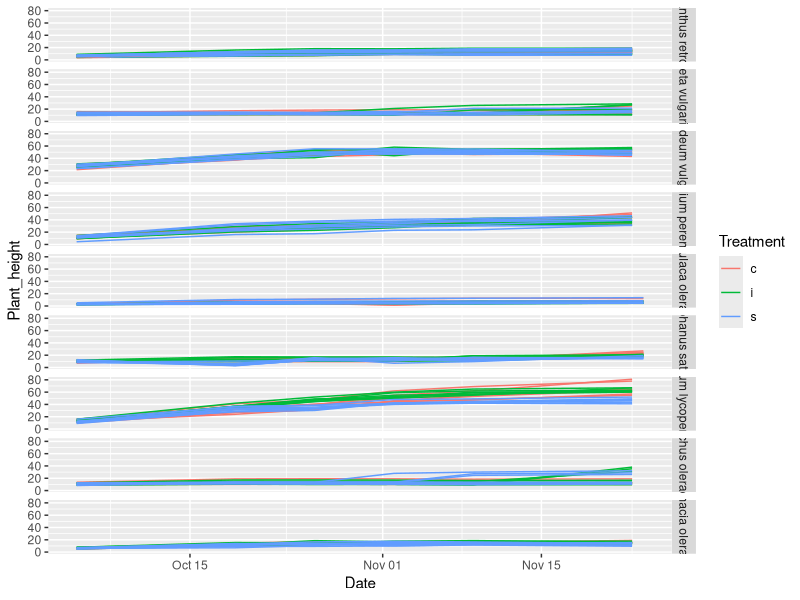
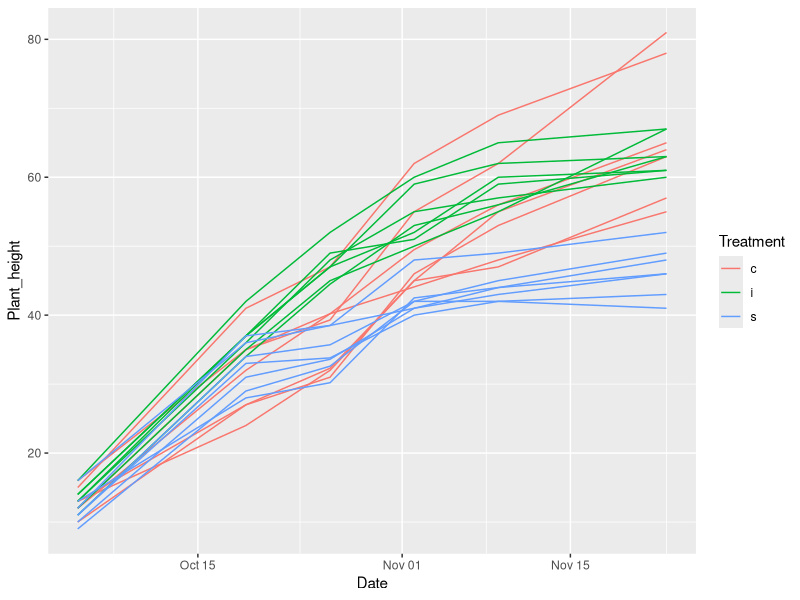
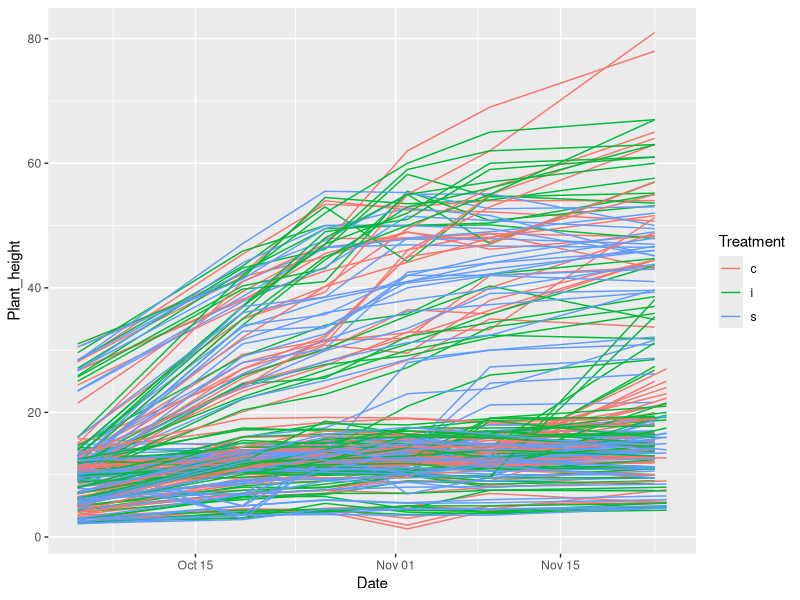
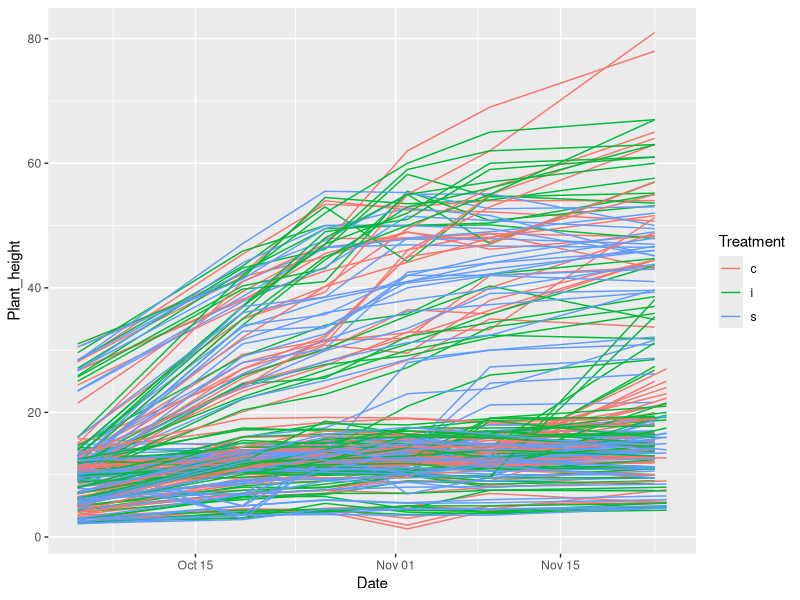
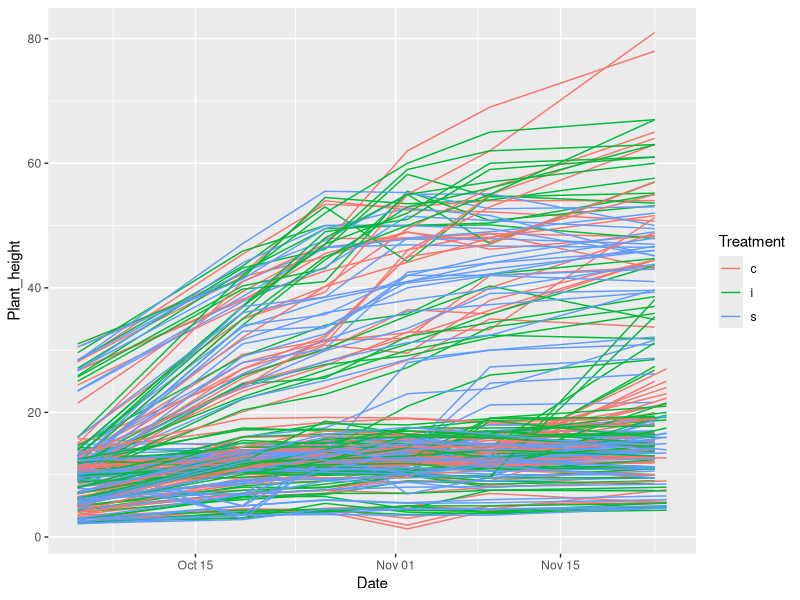
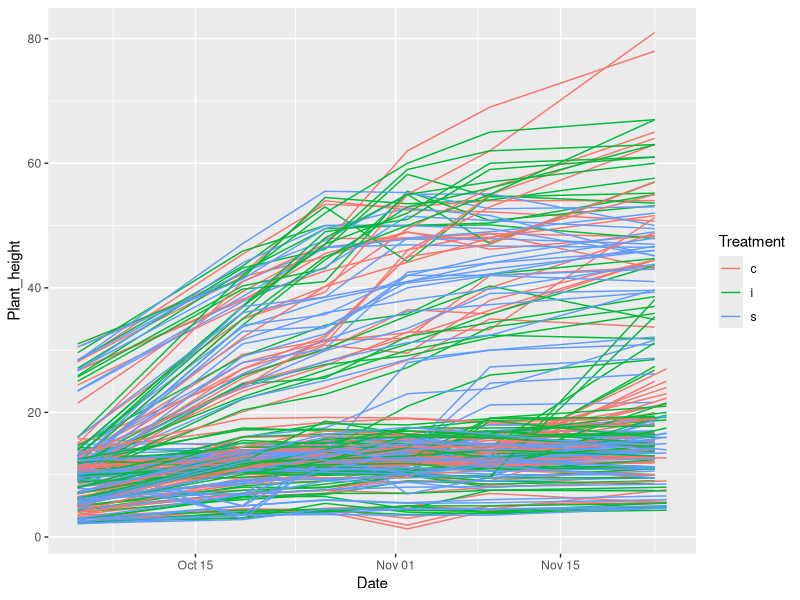
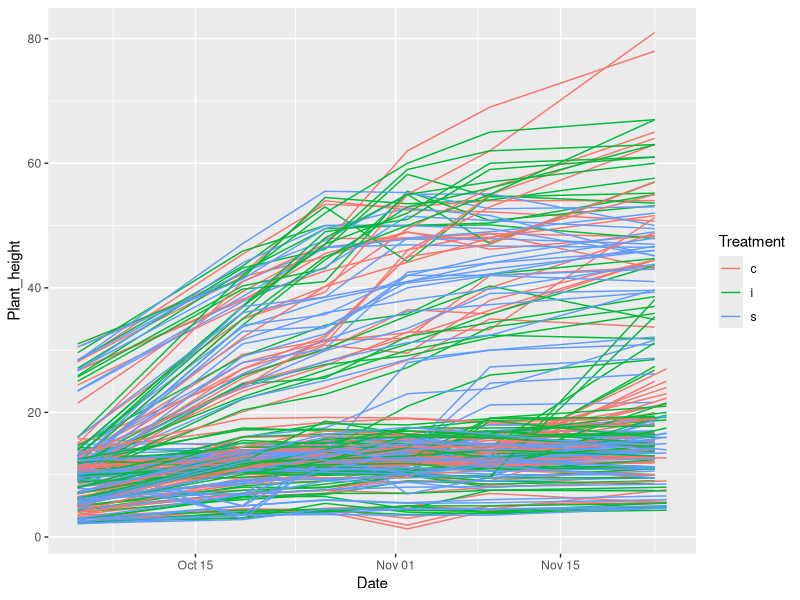
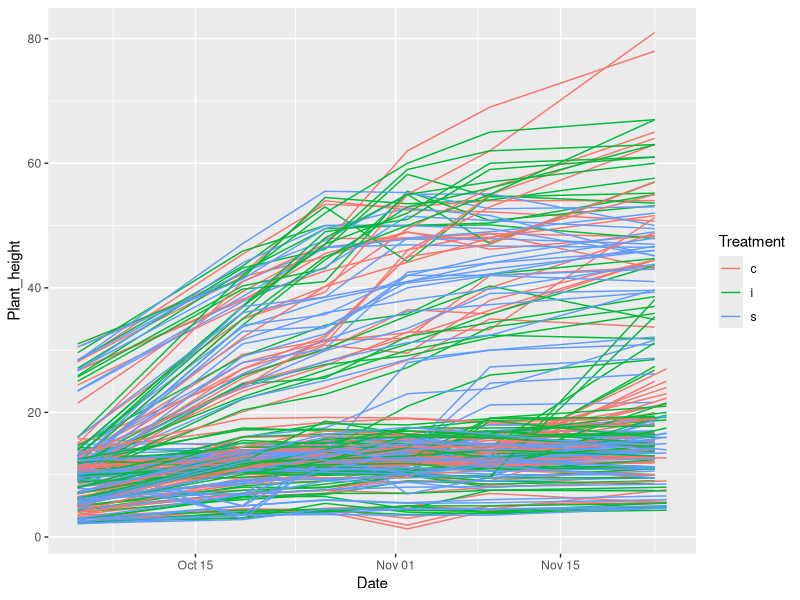

The R source for these figures, in order:
## ---- chunk 1
knitr::opts_chunk$set(echo = TRUE)
## ---- chunk 2
# install.packages("readxl")
readxl::read_excel("data_dec/water_stress.xlsx")
d0 <- readxl::read_excel("data_dec/water_stress.xlsx", sheet = "Data")
## ---- chunk 3

## ---- chunk 4
#install.packages("ggplot2", dependencies = TRUE)
library(ggplot2)

# All species
ggplot(d0, aes(x= Date, y= Plant_height, group= PlantId, color= Treatment)) + 
  geom_line()+
  facet_grid( Species ~. )

# For Solanum lycopersicum
s1 <- d0[d0$Species=="Solanum lycopersicum",]
ggplot(s1, aes(x= Date, y= Plant_height, group= PlantId, color= Treatment)) + 
  geom_line()

#For loop = for all the species

#essai1
v1 <- c("Plant_height", "Chlorophyll_content" ,"Roots_dry_weight")

for(i in levels(as.factor(d0$Species))) {
  for(variable in v1) {
    s1 <- d0[d0$Species==i,]
    ggplot(s1, aes(x= Week, y= s1[ ,v1], group= PlantId, color= Treatment)) + 
      geom_line()
  }
}

#essai2
for(i in levels(d0$Species)) {
  for(variable in 1:10) {
    s2 <- d0[d0$Species,]
    ggplot(s2, aes(x= Date, y= Plant_height, group= PlantId, color= Treatment)) + 
      geom_line()
  }
}

#essai3
for(i in levels(d0$Species)){
  tf <- d0$Species=="Solanum lycopersicum"
  ggplot(tf, aes(x = Date, y= Plant_height, group= PlantId, color= Treatment)) + 
      geom_line()
}

#essai4
for(i in 2:ncol(d0)) {                      
  print(ggplot(d0, aes(x= Date, y= Plant_height, group= PlantId, color= Treatment, data[ , i])) +
          geom_line())
  Sys.sleep(2)
}
## ---- chunk 5
 

## ---- chunk 6

## ---- chunk 7

## ---- chunk 8

## ---- chunk 9

## ---- chunk 10

## ---- chunk 11

## ---- chunk 12

## ---- chunk 13

